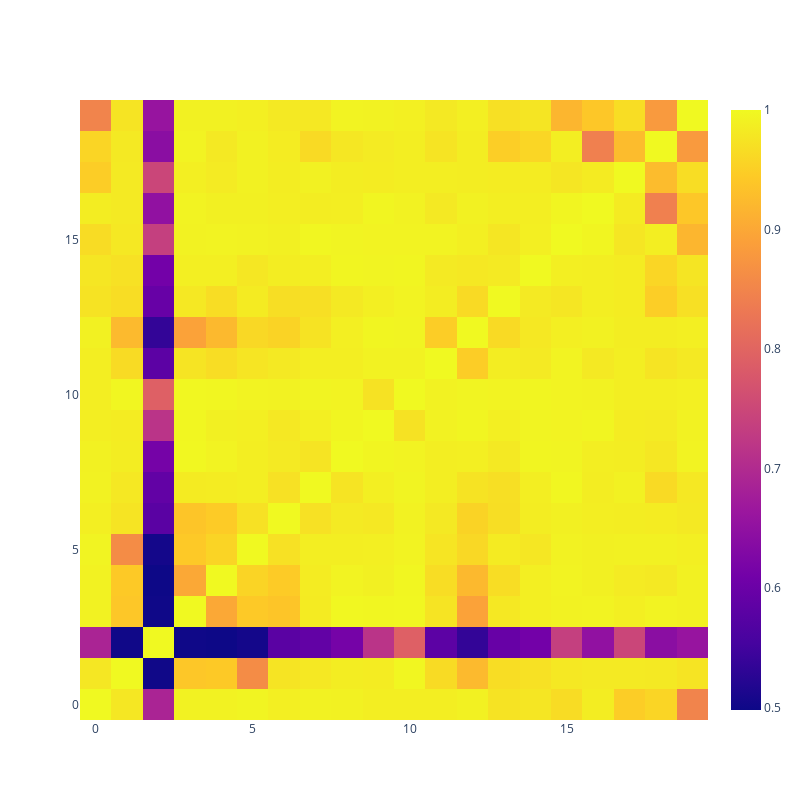

This figure's notebook cell:
### Code cell
fig = go.Figure(go.Heatmap(z=score_list))
fig.update_layout(height=800, width=800)
fig.show()

### Figure 1 — Plotly figure (JSON) as saved in the notebook; plotly's stock layout.template omitted (floating-point values rounded to 4 significant figures; data arrays with more than 128 entries replaced by an {"elided": "..."} marker saying what was removed)
{"data": [{"type": "heatmap", "z": {"elided": "20x20 float values"}}], "layout": {"height": 800, "width": 800}}
